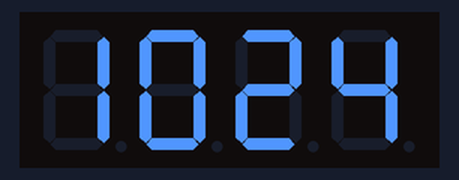
Recording of a sketch running on a simulated ESP8266 (NodeMCU). Shown: 4-digit seven-segment display. WiFi joins after 1.5 s; servers stay silent unless stated; network time is answered at once with the bench clock; the local clock reads 2024-03-15 10:24:30 at power-on unless the sketch sets it; what the sketch prints to the serial monitor is not drawn.

Above: at 1.79 s.
At 63.1 s:
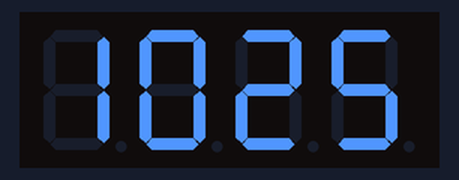
At 126.1 s:
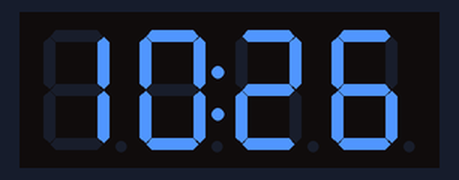

The sketch:

esp8266_display_4Digitos_remoto_relogio.ino
```cpp
#include <ESP8266WiFi.h>
#include <WiFiUdp.h>
#include <NTPClient.h>
#include <TM1637Display.h>

// Configurações do Wi-Fi
const char* ssid     = "Sua Rede";
const char* password = "Sua Senha";

// Pinos do Display
#define CLK D1
#define DIO D2

TM1637Display display(CLK, DIO);

// Configuração do servidor de hora (NTP)
WiFiUDP ntpUDP;
// Fuso horário do Brasil (UTC-3) -> -3 horas * 3600 segundos = -10800
NTPClient timeClient(ntpUDP, "a.st1.ntp.br", -10800, 60000);

void setup() {
  Serial.begin(115200);

  // Inicializa o display
  display.setBrightness(0x7F); // Brilho médio/alto (0x00 a 0x0f)

  // Conecta ao Wi-Fi
  WiFi.begin(ssid, password);
  Serial.print("Conectando ao Wi-Fi");

  while (WiFi.status() != WL_CONNECTED) {
    delay(500);
    Serial.print(".");
  }
  Serial.println("\nConectado com sucesso!");

  timeClient.begin();
}

void loop() {
  // Atualiza o horário via internet
  timeClient.update();

  int horas = timeClient.getHours();
  int minutos = timeClient.getMinutes();

  // Prepara o valor para o display (ex: 14h30 vira 1430)
  int tempoExibicao = (horas * 100) + minutos;

  // Efeito de piscar os dois pontos ":" a cada segundo
  // Segundos pares: acende os dois pontos (0x40)
  // Segundos ímpares: apaga os dois pontos (0x00)
  uint8_t pontoCentral = (timeClient.getSeconds() % 2 == 0) ? 0x40 : 0x00;

  // Exibe a hora formatada
  display.showNumberDecEx(tempoExibicao, pontoCentral, true);

  delay(100);
}
```
